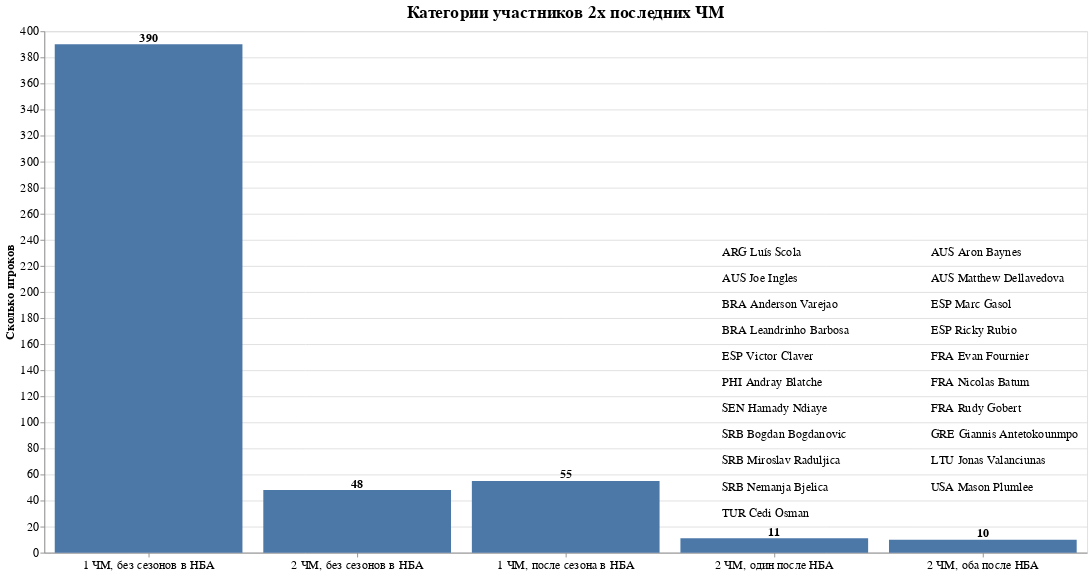

The cell this chart's notebook holds for it:
### Code cell
# Create a list of dictionaries to represent the data in a tidy format
FS = 14
data_list = [{'Label': label, 'Length': len(df), 'order': i} 
             for i, (label, df) in enumerate(counts_dict.items())]

# Convert the data list to a pandas DataFrame
data = pd.DataFrame(data_list).sort_values('order', ascending=False)

# Create the bar chart using Altair
chart = alt.Chart(data).mark_bar().encode(
    x=alt.X('Label:N', title='', sort=data.Label.to_list(), axis=alt.Axis(labelAngle=0)),
    y=alt.Y('Length:Q', title='Сколько игроков')
)

text = chart.mark_text(
    align='center',
    baseline='bottom',
    dy=0,  # Adjust vertical position of text labels
    fontWeight='bold',
    fontSize=FS,
).encode(
    text='Length:Q'
)
name_data = []
for i, l in enumerate(['2 ЧМ, оба после НБА', 
                       '2 ЧМ, один после НБА']):
    _df = counts_dict[l]
    for i, (_name, _code) in enumerate(zip(_df.player_name, _df.country_code)):
        name_data.append({'Label': l, 'Name': _code + ' ' + _name, 'order': i, 'y': 229 - i * 20})
name_data = pd.DataFrame(name_data).sort_values('order', ascending=False)
# name_data['y'] = 200

names_chart = alt.Chart(name_data).mark_text(
    align='left',
    baseline='bottom',
    dy=5,  # Adjust vertical position of text labels
    dx=-60,
    # fontWeight='bold',
    fontSize=FS,
).encode(
    x=alt.X('Label:N', title='', sort=data.Label.to_list(), axis=alt.Axis(labelAngle=0)),
    y='y',
    text='Name'
)

# Combine the bar chart and text labels
final_chart = chart + text + names_chart

# Show the chart
final_chart.properties(
    title=alt.Title('Категории участников 2х последних ЧМ', fontSize=20),
    width=1200,
    height=600
).configure_axis(
    labelFontSize=FS,
    titleFontSize=FS
)

### Figure 1 — Vega-Lite specification as saved in the notebook (floating-point values rounded to 4 significant figures)
{"config": {"view": {"continuousWidth": 300, "continuousHeight": 300}, "axis": {"labelFontSize": 14, "titleFontSize": 14}}, "layer": [{"mark": {"type": "bar"}, "encoding": {"x": {"axis": {"labelAngle": 0}, "field": "Label", "sort": ["1 ЧМ, без сезонов в НБА", "2 ЧМ, без сезонов в НБА", "1 ЧМ, после сезона в НБА", "2 ЧМ, один после НБА", "2 ЧМ, оба после НБА"], "title": "", "type": "nominal"}, "y": {"field": "Length", "title": "Сколько игроков", "type": "quantitative"}}}, {"mark": {"type": "text", "align": "center", "baseline": "bottom", "dy": 0, "fontSize": 14, "fontWeight": "bold"}, "encoding": {"text": {"field": "Length", "type": "quantitative"}, "x": {"axis": {"labelAngle": 0}, "field": "Label", "sort": ["1 ЧМ, без сезонов в НБА", "2 ЧМ, без сезонов в НБА", "1 ЧМ, после сезона в НБА", "2 ЧМ, один после НБА", "2 ЧМ, оба после НБА"], "title": "", "type": "nominal"}, "y": {"field": "Length", "title": "Сколько игроков", "type": "quantitative"}}}, {"data": {"name": "data-754c38512b780bad1e0c251e0c0bcab7"}, "mark": {"type": "text", "align": "left", "baseline": "bottom", "dx": -60, "dy": 5, "fontSize": 14}, "encoding": {"text": {"field": "Name", "type": "nominal"}, "x": {"axis": {"labelAngle": 0}, "field": "Label", "sort": ["1 ЧМ, без сезонов в НБА", "2 ЧМ, без сезонов в НБА", "1 ЧМ, после сезона в НБА", "2 ЧМ, один после НБА", "2 ЧМ, оба после НБА"], "title": "", "type": "nominal"}, "y": {"field": "y", "type": "quantitative"}}}], "data": {"name": "data-bea15e0a8a98a1f2e90b433618ee5c58"}, "height": 600, "title": {"text": "Категории участников 2х последних ЧМ", "fontSize": 20}, "width": 1200, "$schema": "https://vega.github.io/schema/vega-lite/v5.8.0.json", "datasets": {"data-bea15e0a8a98a1f2e90b433618ee5c58": [{"Label": "1 ЧМ, без сезонов в НБА", "Length": 390, "order": 4}, {"Label": "2 ЧМ, без сезонов в НБА", "Length": 48, "order": 3}, {"Label": "1 ЧМ, после сезона в НБА", "Length": 55, "order": 2}, {"Label": "2 ЧМ, один после НБА", "Length": 11, "order": 1}, {"Label": "2 ЧМ, оба после НБА", "Length": 10, "order": 0}], "data-754c38512b780bad1e0c251e0c0bcab7": [{"Label": "2 ЧМ, один после НБА", "Name": "TUR Cedi Osman", "order": 10, "y": 29}, {"Label": "2 ЧМ, один после НБА", "Name": "SRB Nemanja Bjelica", "order": 9, "y": 49}, {"Label": "2 ЧМ, оба после НБА", "Name": "USA Mason Plumlee", "order": 9, "y": 49}, {"Label": "2 ЧМ, оба после НБА", "Name": "LTU Jonas Valanciunas", "order": 8, "y": 69}, {"Label": "2 ЧМ, один после НБА", "Name": "SRB Miroslav Raduljica", "order": 8, "y": 69}, {"Label": "2 ЧМ, оба после НБА", "Name": "GRE Giannis Antetokounmpo", "order": 7, "y": 89}, {"Label": "2 ЧМ, один после НБА", "Name": "SRB Bogdan Bogdanovic", "order": 7, "y": 89}, {"Label": "2 ЧМ, оба после НБА", "Name": "FRA Rudy Gobert", "order": 6, "y": 109}, {"Label": "2 ЧМ, один после НБА", "Name": "SEN Hamady Ndiaye", "order": 6, "y": 109}, {"Label": "2 ЧМ, оба после НБА", "Name": "FRA Nicolas Batum", "order": 5, "y": 129}, {"Label": "2 ЧМ, один после НБА", "Name": "PHI Andray Blatche", "order": 5, "y": 129}, {"Label": "2 ЧМ, оба после НБА", "Name": "FRA Evan Fournier", "order": 4, "y": 149}, {"Label": "2 ЧМ, один после НБА", "Name": "ESP Victor Claver", "order": 4, "y": 149}, {"Label": "2 ЧМ, оба после НБА", "Name": "ESP Ricky Rubio", "order": 3, "y": 169}, {"Label": "2 ЧМ, один после НБА", "Name": "BRA Leandrinho Barbosa", "order": 3, "y": 169}, {"Label": "2 ЧМ, оба после НБА", "Name": "ESP Marc Gasol", "order": 2, "y": 189}, {"Label": "2 ЧМ, один после НБА", "Name": "BRA Anderson Varejao", "order": 2, "y": 189}, {"Label": "2 ЧМ, оба после НБА", "Name": "AUS Matthew Dellavedova", "order": 1, "y": 209}, {"Label": "2 ЧМ, один после НБА", "Name": "AUS Joe Ingles", "order": 1, "y": 209}, {"Label": "2 ЧМ, оба после НБА", "Name": "AUS Aron Baynes", "order": 0, "y": 229}, {"Label": "2 ЧМ, один после НБА", "Name": "ARG Luís Scola", "order": 0, "y": 229}]}}
